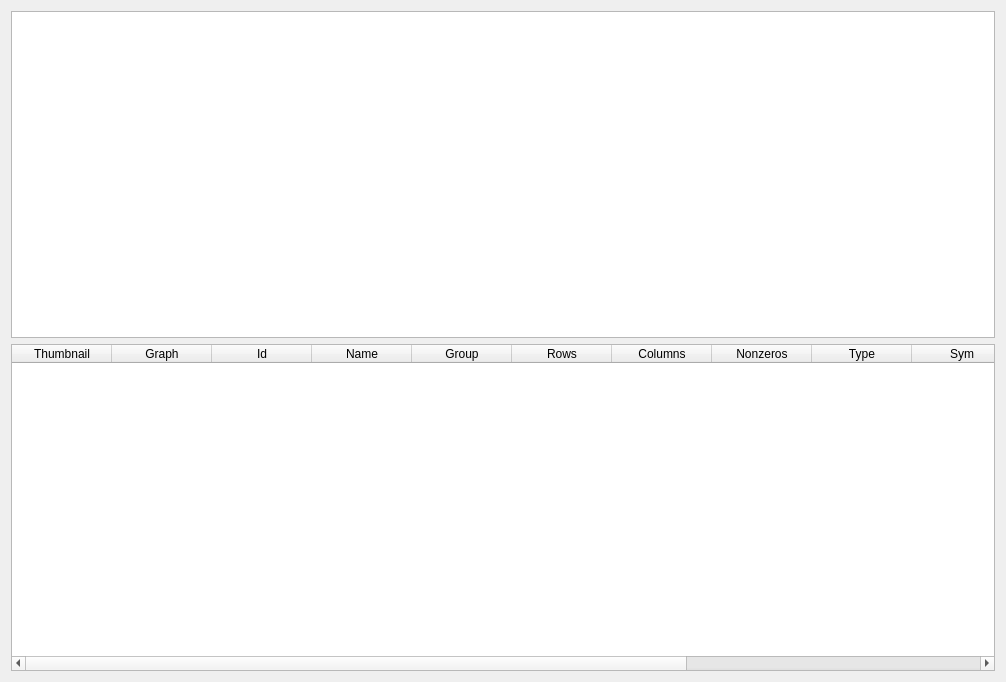
<?xml version="1.0" encoding="UTF-8"?>
<ui version="4.0">
 <class>MatrixMarket_Alternative</class>
 <widget class="QWidget" name="MatrixMarket_Alternative">
  <property name="geometry">
   <rect>
    <x>0</x>
    <y>0</y>
    <width>1006</width>
    <height>682</height>
   </rect>
  </property>
  <property name="windowTitle">
   <string>Form</string>
  </property>
  <layout class="QVBoxLayout" name="verticalLayout">
   <item>
    <widget class="QTableView" name="tableView">
     <property name="styleSheet">
      <string notr="true"/>
     </property>
     <property name="editTriggers">
      <set>QAbstractItemView::NoEditTriggers</set>
     </property>
     <property name="alternatingRowColors">
      <bool>true</bool>
     </property>
     <property name="selectionMode">
      <enum>QAbstractItemView::SingleSelection</enum>
     </property>
     <property name="selectionBehavior">
      <enum>QAbstractItemView::SelectRows</enum>
     </property>
     <property name="sortingEnabled">
      <bool>true</bool>
     </property>
     <attribute name="horizontalHeaderStretchLastSection">
      <bool>true</bool>
     </attribute>
     <attribute name="verticalHeaderVisible">
      <bool>false</bool>
     </attribute>
    </widget>
   </item>
   <item>
    <widget class="QTableWidget" name="matrixTable">
     <property name="sortingEnabled">
      <bool>true</bool>
     </property>
     <column>
      <property name="text">
       <string>Thumbnail</string>
      </property>
     </column>
     <column>
      <property name="text">
       <string>Graph</string>
      </property>
     </column>
     <column>
      <property name="text">
       <string>Id</string>
      </property>
     </column>
     <column>
      <property name="text">
       <string>Name</string>
      </property>
     </column>
     <column>
      <property name="text">
       <string>Group</string>
      </property>
     </column>
     <column>
      <property name="text">
       <string>Rows</string>
      </property>
     </column>
     <column>
      <property name="text">
       <string>Columns</string>
      </property>
     </column>
     <column>
      <property name="text">
       <string>Nonzeros</string>
      </property>
     </column>
     <column>
      <property name="text">
       <string>Type</string>
      </property>
     </column>
     <column>
      <property name="text">
       <string>Sym</string>
      </property>
     </column>
     <column>
      <property name="text">
       <string>Spd?</string>
      </property>
     </column>
     <column>
      <property name="text">
       <string>Download &amp; Run</string>
      </property>
     </column>
     <column>
      <property name="text">
       <string>Results</string>
      </property>
     </column>
    </widget>
   </item>
  </layout>
 </widget>
 <resources/>
 <connections/>
</ui>
